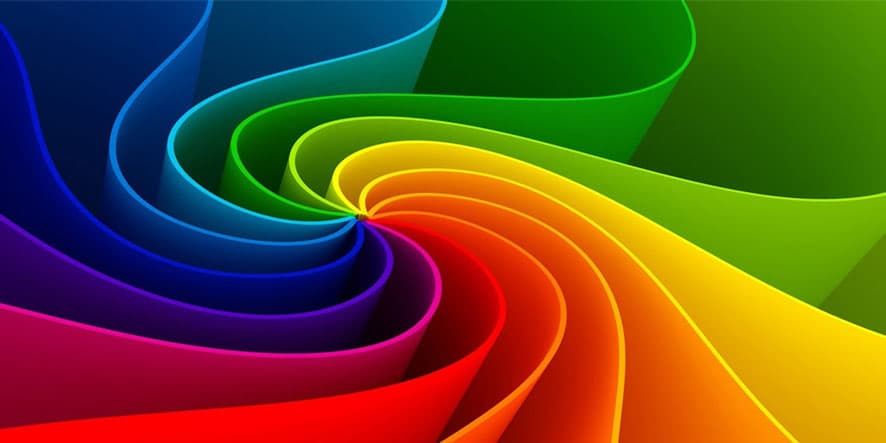
#> input picture 101/ders15/color.jpg, 886 x 443 px, found by its file name
$ python esikdgr3.py
#> lines starting #> are read from the running program, lines starting #| are printed output that depends on the picture; after the words box and inside, x2 and y2 are one past the last pixel; in counts of white or black regions, pixels touching at a corner belong together
import cv2
import numpy as np

image= cv2.imread("101/ders15/color.jpg",0)
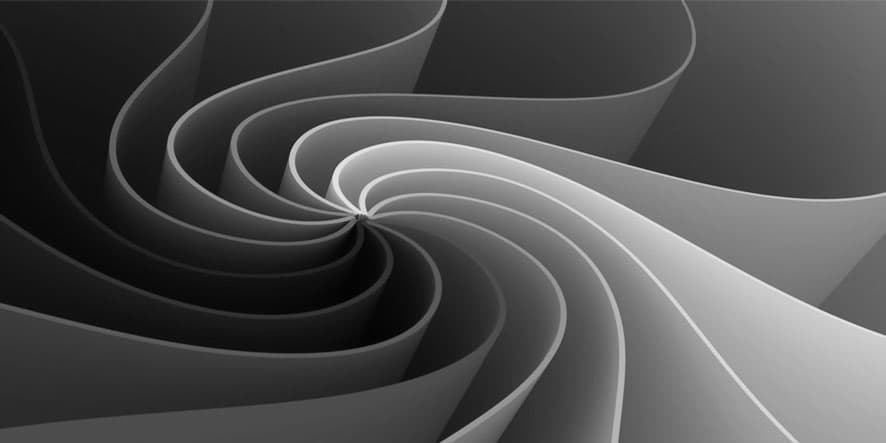
#> image: shape (443, 886); min 0, max 242, mean 78.8
#burası değer seçme zorunluluğunu kaldırır, kendi belirler... otsu yöntemi! orijinale çok daha yakın sonuç verir

ret,thresh = cv2.threshold(image,160,255,cv2.THRESH_BINARY) #simple thresholding
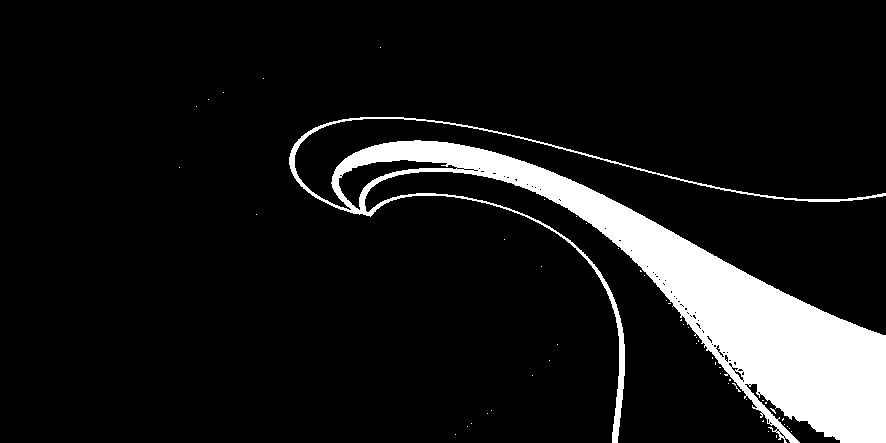
#> thresh: shape (443, 886); 9.9% white; 51 white regions (50 under 20 px), largest, box (x1, y1, x2, y2) and area: (289, 117, 886, 443) 38606
ret2,thresh2 = cv2.threshold(image,0,255,cv2.THRESH_BINARY + cv2.THRESH_OTSU) #otsu thresholding..eşik değer için min ve maks verdik. eşik değerini kendi belirleyecek
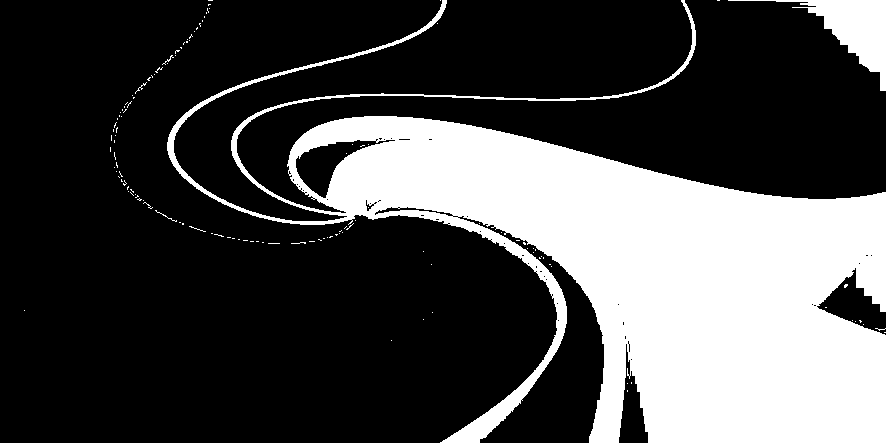
#> thresh2: shape (443, 886); 28.4% white; 127 white regions (122 under 20 px), largest, box (x1, y1, x2, y2) and area: (167, 0, 886, 443) 107295, (728, 0, 886, 91) 3845, (155, 210, 177, 222) 27, (135, 82, 147, 94) 23, (162, 55, 174, 65) 22
#> ret2 = 99


cv2.imshow("thresh",thresh)
cv2.imshow("thresh2",thresh2)


cv2.waitKey(0)
cv2.destroyAllWindows()
cv2.waitKey(1)
